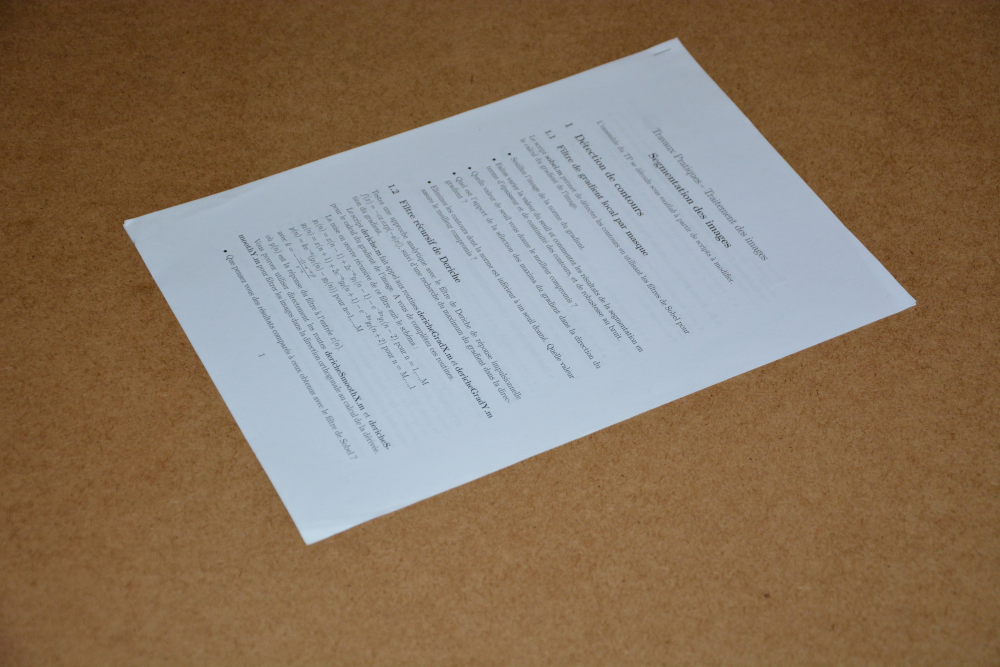
#> input picture tp-calibrage_shared/tp-calibrage_shared/f7.jpg, 3000 x 2000 px, given in place of f7.tif, which was not available (shown at 1/3 size)
$ jupyter execute --allow-errors tp.ipynb   (text cells are left out)
#> lines starting #> are read from the running program, lines starting #| are printed output that depends on the picture; after the words box and inside, x2 and y2 are one past the last pixel; in counts of white or black regions, pixels touching at a corner belong together; pictures that were not available may be replaced by others from this repository, and a replacement may not be noted
[cell 1]
#!/usr/bin/env python3
# -*- coding: utf-8 -*-
"""
Created on Wed Feb  2 13:49:38 2022

@author: roux
"""


import numpy as np
import cv2 as cv
from matplotlib import pyplot as plt
from matplotlib.pyplot import imshow, show, subplot, title, axis, figure


# draw matches
# [78 lines left out: functions draw_matches, warpImages, find_homography, not called in this run]


outputName='panorama.tif'


img1c = cv.imread('palaiseau-B1sub.tif',1)
img2c = cv.imread('palaiseau-B2sub.tif',1)
#
#img2c = cv.imread('panorama.tif',1)
#img1c = cv.imread('palaiseau-B3sub.tif', 1)

#> (the rest of this cell did not finish here and is left out)

[cell 2]
outputName='panorama.tif'


img1c = cv.imread('palaiseau-B1sub.tif',1)
img2c = cv.imread('palaiseau-B2sub.tif',1)
#
#img2c = cv.imread('panorama.tif',1)
#img1c = cv.imread('palaiseau-B3sub.tif', 1)

#> (the rest of this cell did not finish here and is left out)

[cell 3]
outputName='panorama.tif'

img1c = cv.imread('palaiseau-B1sub.tif',1)
img2c = cv.imread('palaiseau-B2sub.tif',1)
#
#img2c = cv.imread('panorama.tif',1)
#img1c = cv.imread('palaiseau-B3sub.tif', 1)

#> (the rest of this cell did not finish here and is left out)

[cell 4]
#!/usr/bin/env python3
# -*- coding: utf-8 -*-
"""
Created on Sun Feb  6 21:06:13 2022

@author: roux
"""


import cv2
import numpy as np
import matplotlib.pyplot as plt

img = cv2.imread('f7.tif')
#> img is the input picture: shape (2000, 3000, 3); mean B, G, R 100, 119.5, 137.8
imrvb=img.copy()


gray = cv2.cvtColor(img,cv2.COLOR_BGR2GRAY)
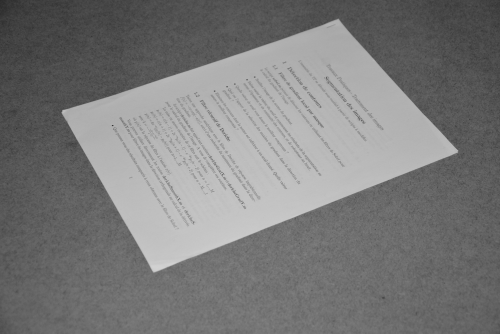
#> gray: shape (2000, 3000) (shown at 1/6 size); min 21, max 215, mean 122.8

kernel = np.ones((9,9),np.uint8)
#gray = cv2.morphologyEx(gray, cv2.MORPH_CLOSE, kernel)

gray = cv2.GaussianBlur(gray,(9,9),0)

#gray = cv2.medianBlur(gray, ksize=13)

gray_gauss = gray.copy()

edges = cv2.Canny(gray,20,180,apertureSize =3)
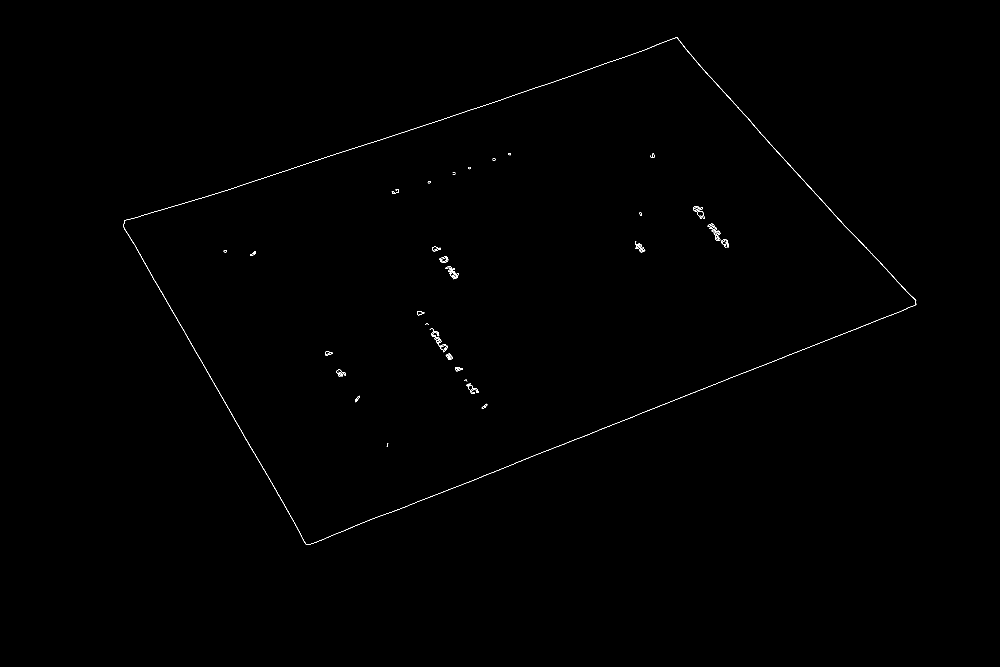
#> edges: shape (2000, 3000) (shown at 1/3 size); 0.16% white in thin lines or dots, all inside (x1, y1, x2, y2) = (369, 112, 2749, 1635)

edges_1_gauss = edges.copy()


lines = cv2.HoughLines(edges,1,2*np.pi/180,100)
#> lines = 14 rows, first 8: [19, 2.62], [-1429, 2.41], [751, 1.26], [1867, 1.19], [1870, 1.19], [-1353, 2.37], [1876, 1.19], [738, 1.29]

nbrlines = lines.shape[0]

#print('nombre de lignes : ', lines)

#print('nombre de lignes : ', nbrlines)


for line1 in range(nbrlines):
    r1,theta1 = lines[line1][0]
#> this loop made 14 passes
    #print(r1,theta1)

nbrintersects=0

fichier = open("data.txt", "w")

for line1 in range(nbrlines):
    r1,theta1 = lines[line1][0]

    a1 = np.cos(theta1)
    b1 = np.sin(theta1)
    c1 = -r1

    x1 = int(a1*r1 + 4000*(-b1))
    y1 = int(b1*r1 + 4000*(a1))
    x2 = int(a1*r1 - 4000*(-b1))
    y2 = int(b1*r1 - 4000*(a1))

    (a,b,c)=125+125*np.random.rand(3, 1)
    a=int(0)
    b=int(255)
    c=int(0)
    cv2.line(imrvb,(x1,y1), (x2,y2), (a,b,c),7)
    cv2.line(edges,(x1,y1), (x2,y2), (a,b,c),7)

    x1=int(a1+5)
    y1=int(b1+5)
    x2=int(a1-5)
    y2=int(b1-5)

    a=255
    b=0
    c=0

    cv2.line(imrvb,(x1,y1), (x2,y2), (a,b,c),5)
    cv2.line(edges,(x1,y1), (x2,y2), (a,b,c),5)


    for line2 in range(line1):

        r2,theta2 = lines[line2][0]

        a2 = np.cos(theta2)
        b2 = np.sin(theta2)
        c2 = -r2


        X =   b1 * c2 - c1 * b2
        Y =   c1 * a2 - a1 * c2
        Z =   a1 * b2 - b1 * a2


        if Z != 0:

            X=X/Z
            Y=Y/Z

            if 0 < X < img.shape[1]:
                if 0 < Y < img.shape[0]:

                    nbrintersects += 1

                    #print(int(X),int(Y))

                    fichier.write(str ( int ( X ) ) )
                    fichier.write (" ")
                    fichier.write(str ( int ( Y ) ) )
                    fichier.write("\n")

                    x1=int(X+5)
                    y1=int(Y+5)
                    x2=int(X-5)
                    y2=int(Y-5)

                    a=255
                    b=0
                    c=0

                    cv2.line(imrvb,(x1,y1), (x2,y2), (a,b,c),5)
                    cv2.line(edges,(x1,y1), (x2,y2), (a,b,c),5)

                    x1=int(X-5)
                    y1=int(Y+5)
                    x2=int(X+5)
                    y2=int(Y-5)

                    cv2.line(imrvb,(x1,y1), (x2,y2), (a,b,c),5)
                    cv2.line(edges,(x1,y1), (x2,y2), (a,b,c),5)
#> this loop made 14 passes
#> (r1, theta1, a1, b1, c1) on passes 1 to 8: (19, 2.62, -0.866, 0.5, -19), (-1429, 2.41, -0.743, 0.669, 1429), (751, 1.26, 0.309, 0.951, -751), (1867, 1.19, 0.375, 0.927, -1867), (1870, 1.19, 0.375, 0.927, -1870), (-1353, 2.37, -0.719, 0.695, 1353), (1876, 1.19, 0.375, 0.927, -1876), (738, 1.29, 0.276, 0.961, -738)
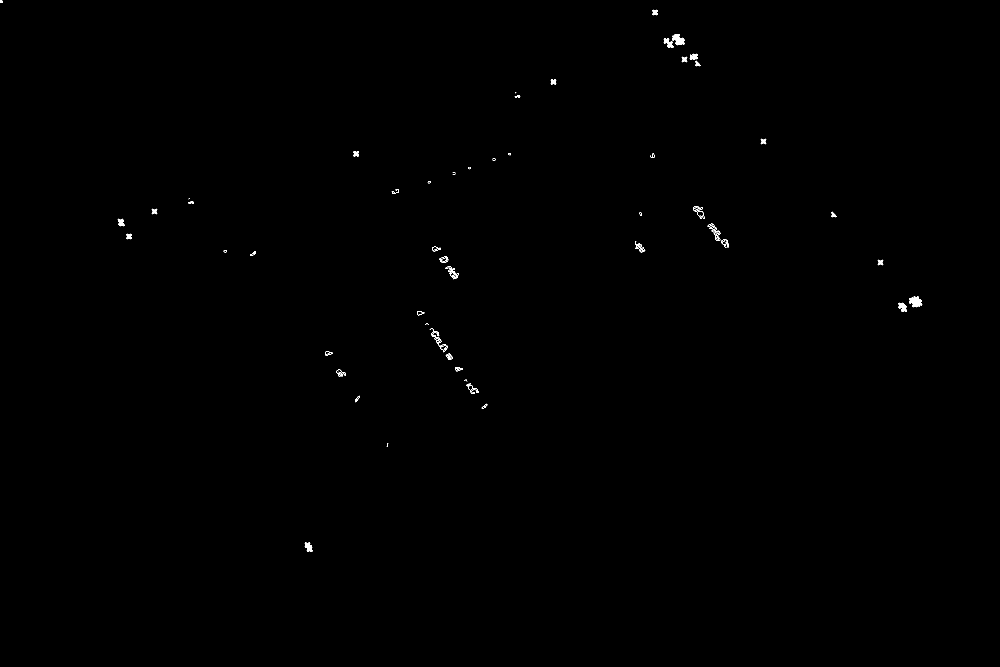
#> edges: shape (2000, 3000) (shown at 1/3 size); 0.14% white; 67 white regions (13 under 20 px), largest, box (x1, y1, x2, y2) and area: (2727, 889, 2767, 922) 822, (2016, 102, 2054, 136) 679, (2695, 908, 2721, 936) 435
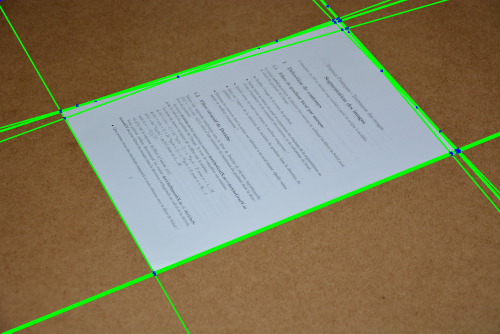
#> imrvb: shape (2000, 3000, 3) (shown at 1/6 size); mean B, G, R 96.3, 123.9, 132.8
#> after the loop, nbrintersects = 55

fichier.close()


print('nbr intersects',nbrintersects)
#| nbr intersects 55
edges_2_gauss = edges.copy()
imrvb_gauss = imrvb.copy()


cv2.imwrite('linesDetected.jpg', img)
#> Out = True

[cell 5]
import matplotlib.pyplot as plt
a = [1,2,3]
b = [4,5,6]
print ('A = ', a)
plt.plot(a,b)
#mark the minimum point
plt.plot(a[0],b[0],'o')
plt.show()

[cell 6]
values = [ -684.55840105, -1011.27324981, -1104.50386538, -1275.66834663,
 -1493.1501472,  -1530.04884764, -1713.78072526, -1767.7980839,
 -2033.40219727, -2098.69014853, -2190.03861463, -2312.87950651,
 -2322.85168501, -2463.74163494, -3751.52810868, -5972.18740024]
coefficients = [8, 13, 6, 5, 7, 10, 3, 4, 14, 12, 2, 1, 9, 0, 11, 15]
import numpy as np
#sort values in relation to coefficients
values2 = [x for _,x in sorted(zip(coefficients,values))]
plt.scatter(coefficients,values)
plt.plot(np.sort(coefficients), values2)
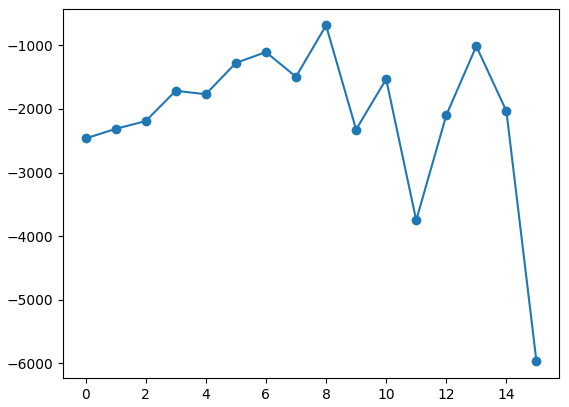
#> figure drawn by matplotlib, 1 panel; curve peaks at x = 8, y = -684.6

[cell 7]
values2

[cell 8]
plt.plot(values2)

[cell 9]
values

[cell 10]
#!/usr/bin/env python3
# -*- coding: utf-8 -*-
"""
Created on Sun Feb  6 21:06:13 2022

@author: roux
"""


import cv2
import numpy as np
import matplotlib.pyplot as plt

img = cv2.imread('f7.tif')
imrvb=img.copy()


gray = cv2.cvtColor(img,cv2.COLOR_BGR2GRAY)

kernel = np.ones((9,9),np.uint8)
#gray = cv2.morphologyEx(gray, cv2.MORPH_CLOSE, kernel)

#gray = cv2.GaussianBlur(gray,(9,9),0)

gray = cv2.medianBlur(gray, ksize=13)

gray_m = gray.copy()

edges = cv2.Canny(gray,20,180,apertureSize =3)
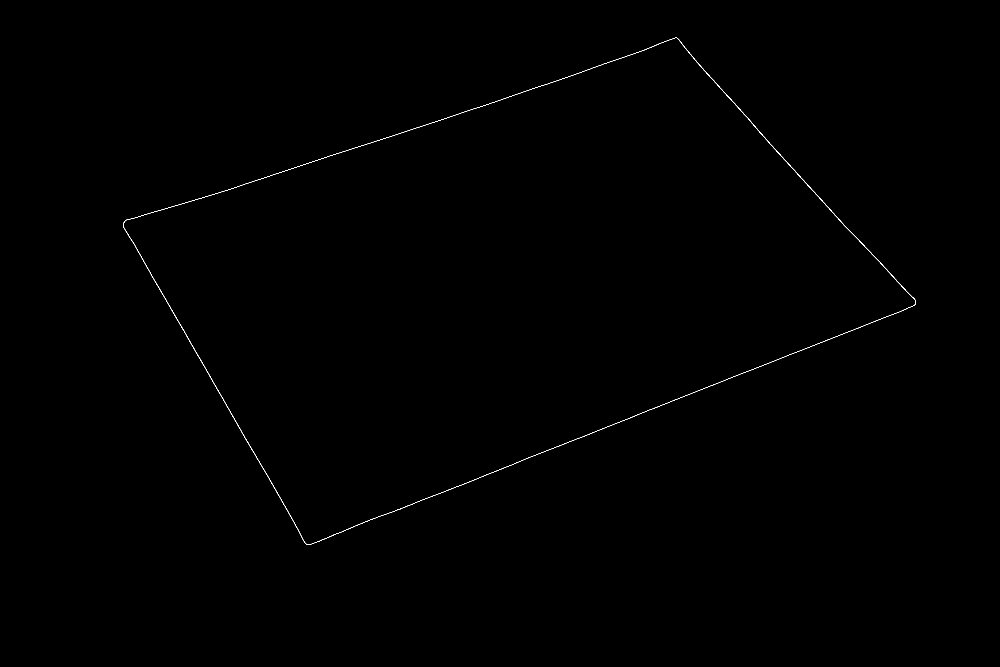
#> edges: shape (2000, 3000) (shown at 1/3 size); 0.11% white in thin lines or dots, all inside (x1, y1, x2, y2) = (370, 113, 2748, 1635)

edges_1_m = edges.copy()


lines = cv2.HoughLines(edges,1,2*np.pi/180,100)
#> lines = 16 rows, first 8: [19, 2.62], [-1429, 2.41], [751, 1.26], [1867, 1.19], [1870, 1.19], [799, 1.22], [-1353, 2.37], [738, 1.29]

nbrlines = lines.shape[0]

#print('nombre de lignes : ', lines)

#print('nombre de lignes : ', nbrlines)


for line1 in range(nbrlines):
    r1,theta1 = lines[line1][0]
#> this loop made 16 passes
    #print(r1,theta1)

nbrintersects=0

fichier = open("data.txt", "w")

for line1 in range(nbrlines):
    r1,theta1 = lines[line1][0]

    a1 = np.cos(theta1)
    b1 = np.sin(theta1)
    c1 = -r1

    x1 = int(a1*r1 + 4000*(-b1))
    y1 = int(b1*r1 + 4000*(a1))
    x2 = int(a1*r1 - 4000*(-b1))
    y2 = int(b1*r1 - 4000*(a1))

    (a,b,c)=125+125*np.random.rand(3, 1)
    a=int(0)
    b=int(255)
    c=int(0)
    cv2.line(imrvb,(x1,y1), (x2,y2), (a,b,c),7)
    cv2.line(edges,(x1,y1), (x2,y2), (a,b,c),7)

    x1=int(a1+5)
    y1=int(b1+5)
    x2=int(a1-5)
    y2=int(b1-5)

    a=255
    b=0
    c=0

    cv2.line(imrvb,(x1,y1), (x2,y2), (a,b,c),5)
    cv2.line(edges,(x1,y1), (x2,y2), (a,b,c),5)


    for line2 in range(line1):

        r2,theta2 = lines[line2][0]

        a2 = np.cos(theta2)
        b2 = np.sin(theta2)
        c2 = -r2


        X =   b1 * c2 - c1 * b2
        Y =   c1 * a2 - a1 * c2
        Z =   a1 * b2 - b1 * a2


        if Z != 0:

            X=X/Z
            Y=Y/Z

            if 0 < X < img.shape[1]:
                if 0 < Y < img.shape[0]:

                    nbrintersects += 1

                    #print(int(X),int(Y))

                    fichier.write(str ( int ( X ) ) )
                    fichier.write (" ")
                    fichier.write(str ( int ( Y ) ) )
                    fichier.write("\n")

                    x1=int(X+5)
                    y1=int(Y+5)
                    x2=int(X-5)
                    y2=int(Y-5)

                    a=255
                    b=0
                    c=0

                    cv2.line(imrvb,(x1,y1), (x2,y2), (a,b,c),5)
                    cv2.line(edges,(x1,y1), (x2,y2), (a,b,c),5)

                    x1=int(X-5)
                    y1=int(Y+5)
                    x2=int(X+5)
                    y2=int(Y-5)

                    cv2.line(imrvb,(x1,y1), (x2,y2), (a,b,c),5)
                    cv2.line(edges,(x1,y1), (x2,y2), (a,b,c),5)
#> this loop made 16 passes
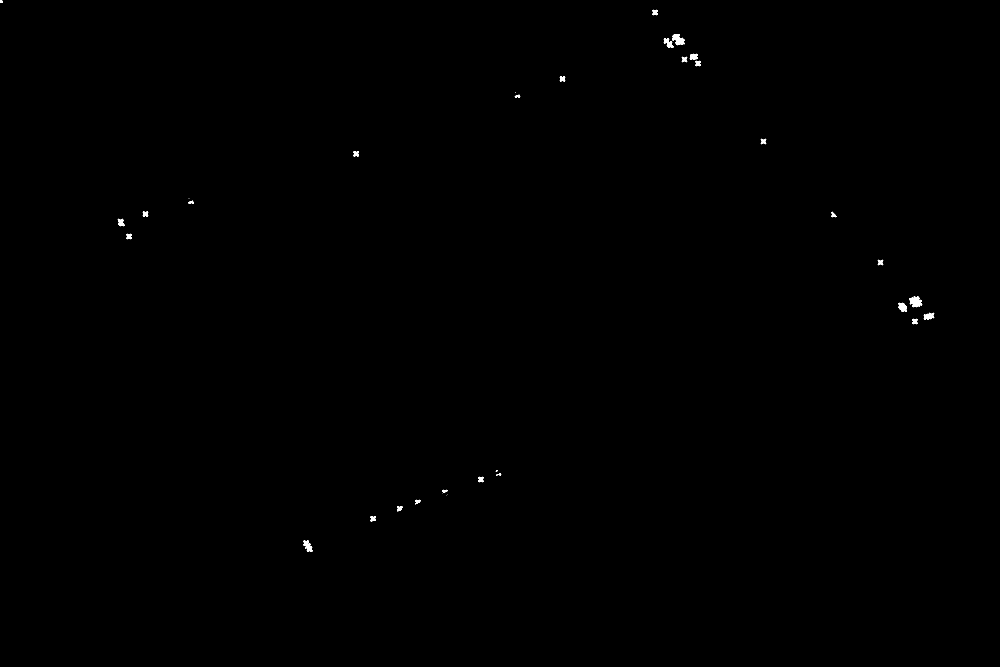
#> edges: shape (2000, 3000) (shown at 1/3 size); 0.12% white; 35 white regions (7 under 20 px), largest, box (x1, y1, x2, y2) and area: (2727, 889, 2767, 922) 822, (2016, 102, 2054, 136) 698, (910, 1621, 938, 1656) 503

fichier.close()


print('nbr intersects',nbrintersects)
#| nbr intersects 71
edges_2_m = edges.copy()
imrvb_m = imrvb.copy()


cv2.imwrite('linesDetected.jpg', img)
#> Out = True

[cell 11]
ax,fig = plt.subplots(4, 2, figsize=(15, 15))
fig[0,0].imshow(gray_gauss, cmap='gray')
fig[0,0].set_title('Gaussian Filter')
fig[0,1].imshow(gray_m, cmap='gray')
fig[0,1].set_title('Median Filter')
fig[1,0].imshow(edges_1_gauss, cmap='gray')
fig[1,1].imshow(edges_1_m, cmap='gray')
fig[2,0].imshow(edges_2_gauss, cmap='gray')
fig[2,1].imshow(edges_2_m, cmap='gray')
fig[3,0].imshow(imrvb_gauss, cmap='gray')
fig[3,1].imshow(imrvb_m, cmap='gray')

#make the images closer
plt.subplots_adjust(wspace=-0.35)

[cell 12]
#!/usr/bin/env python3
# -*- coding: utf-8 -*-
"""
Created on Wed Feb  2 13:49:38 2022

@author:
"""


import numpy as np
import cv2 as cv
from matplotlib import pyplot as plt
from matplotlib.pyplot import imshow, show, subplot, title, axis, figure, plot


# draw matches
# [18 lines left out: function draw_matches, not called in this run]


def warpImages(kp, img, M):
    # get the corner coordinates of the "query" and "train" image
    h=kp[2].pt[1]
    w=kp[2].pt[0]

    new_img = cv.warpPerspective(img, M,(np.int32(w),np.int32(h)))

    return new_img


def find_homography(kpt1, kpt2, matches):
    # Find an Homography matrix between two pictures
    # Transforming keypoints to list of points

    dst_pts = np.float32([kpt1[m.queryIdx].pt for m in matches]).reshape(-1, 1, 2)
    src_pts = np.float32([kpt2[m.trainIdx].pt for m in matches]).reshape(-1, 1, 2)

    # Compute a rigid transformation (only scale + rotation + translation) /affine transformation
    affine_matrix, rigid_mask = cv.estimateAffinePartial2D(src_pts, dst_pts)
    affine_row = [0, 0, 1]
    affine_matrix = np.vstack((affine_matrix, affine_row))

    M=affine_matrix
    print(M)

    # Compute an homography

    M, mask = cv.findHomography(src_pts, dst_pts,cv.RANSAC,3)

    print(M)
    print(mask)

    return M
    #return affine_matrix


# Read images

img1c = cv.imread('f7.jpg', 1)


img1 = cv.cvtColor(img1c, cv.COLOR_BGR2GRAY)

img1c = cv.cvtColor(img1c, cv.COLOR_BGR2RGB)


Noutliers=1

# Données pour l'image redressée

resol=5
x1=0
y1=0
sizeH=210
sizeV=297
x2=resol*sizeH
y2=resol*sizeV

pts1=[]
pts1.append([x1,y1])
pts1.append([x2,y1])
pts1.append([x2,y2])
pts1.append([x1,y2])


demil=(x1+x2)/4
demih=(y1+y2)/4

for i in range(Noutliers):
    pts1.append([demil+demil*np.random.randn(),demih+demih*np.random.randn()])


print('pts1',pts1)


# données pour f6.jpg

x1=248
y1=949
x2=1450
y2=924
x3=1541
y3=2592
x4=225
y4=2621


# données pour f7.jpg

x1=2030
y1=110
x2=2750
y2=904
x3=920
y3=1638
x4=363
y4=663


demil=(x1+x2+x3+x4)/8
demih=(y1+y2+y3+y4)/8

pts2=[]
pts2.append([x1,y1])
pts2.append([x2,y2])
pts2.append([x3,y3])
pts2.append([x4,y4])

for i in range(Noutliers):
    pts2.append([demil+demil*np.random.randn(),demih+demih*np.random.randn()])

print('pts2', pts2)


kp1 = [cv.KeyPoint(x[0], x[1], 1) for x in pts1]
kp2 = [cv.KeyPoint(x[0], x[1], 1) for x in pts2]

print('points feuille')
for i in range (len(pts1)):
    print(kp1[i].pt)

print('points image')
for i in range (len(pts2)):
    print(kp2[i].pt)


goodMatches=[]
for i in range(len(pts1)):
    m=cv.DMatch(i,i,0)
    goodMatches.append(m)

print('matchess')
for m in goodMatches:
    (x1, y1) = kp1[m.queryIdx].pt
    (x2, y2) = kp2[m.trainIdx].pt
    print ( x1,y1,x2,y2)
print('points')

figure()

kp_img = cv.drawKeypoints(img1, kp2, None, color=(0, 255, 0))


imshow(kp_img)
show()


#
## find  affine transformation and panoramic view between 1 to 2
matrix1to2 = find_homography(kp1, kp2,goodMatches)
img1to2 = warpImages(kp1,img1c, matrix1to2)
#> in warpImages, `new_img = cv.warpPerspective(img, M,(np.int32(w),np.int32(h)))`:
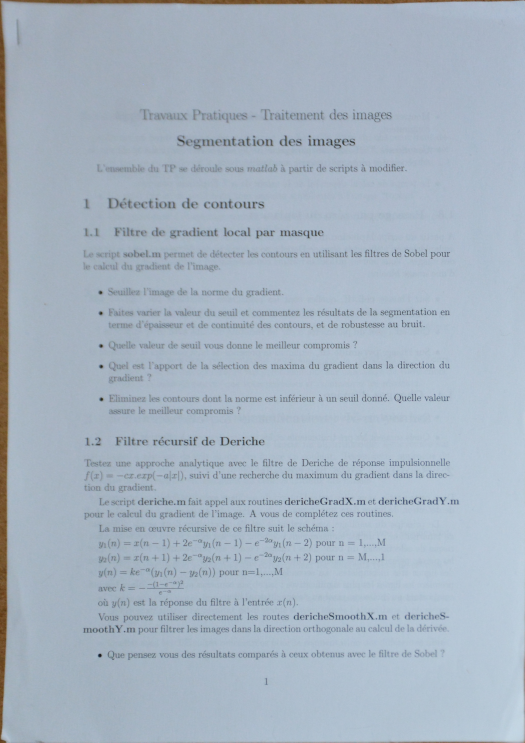
#> new_img: shape (1485, 1050, 3) (shown at 1/2 size); mean R, G, B 166.7, 180.1, 193.7
#

figure()

imshow(img1to2)
show()
